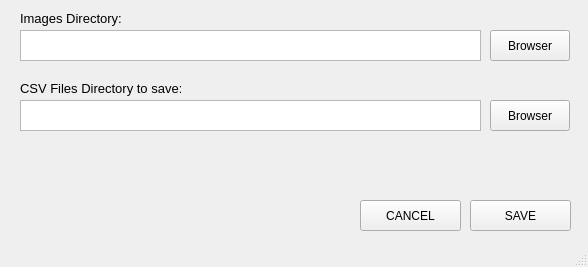
<?xml version="1.0" encoding="UTF-8"?>
<ui version="4.0">
 <class>MainWindow</class>
 <widget class="QMainWindow" name="MainWindow">
  <property name="geometry">
   <rect>
    <x>0</x>
    <y>0</y>
    <width>588</width>
    <height>267</height>
   </rect>
  </property>
  <property name="windowTitle">
   <string>Software Colonometry</string>
  </property>
  <property name="toolButtonStyle">
   <enum>Qt::ToolButtonTextOnly</enum>
  </property>
  <widget class="QWidget" name="centralwidget">
   <widget class="QLabel" name="label">
    <property name="geometry">
     <rect>
      <x>20</x>
      <y>10</y>
      <width>111</width>
      <height>16</height>
     </rect>
    </property>
    <property name="font">
     <font>
      <pointsize>10</pointsize>
     </font>
    </property>
    <property name="text">
     <string>Images Directory:</string>
    </property>
   </widget>
   <widget class="QTextEdit" name="textEdit">
    <property name="geometry">
     <rect>
      <x>20</x>
      <y>30</y>
      <width>461</width>
      <height>31</height>
     </rect>
    </property>
    <property name="font">
     <font>
      <pointsize>11</pointsize>
     </font>
    </property>
   </widget>
   <widget class="QPushButton" name="Browser">
    <property name="geometry">
     <rect>
      <x>490</x>
      <y>30</y>
      <width>80</width>
      <height>31</height>
     </rect>
    </property>
    <property name="text">
     <string>Browser</string>
    </property>
   </widget>
   <widget class="QTextEdit" name="textEdit_2">
    <property name="geometry">
     <rect>
      <x>20</x>
      <y>100</y>
      <width>461</width>
      <height>31</height>
     </rect>
    </property>
    <property name="font">
     <font>
      <pointsize>11</pointsize>
     </font>
    </property>
   </widget>
   <widget class="QPushButton" name="pushButton">
    <property name="geometry">
     <rect>
      <x>490</x>
      <y>100</y>
      <width>80</width>
      <height>31</height>
     </rect>
    </property>
    <property name="text">
     <string>Browser</string>
    </property>
   </widget>
   <widget class="QLabel" name="label_2">
    <property name="geometry">
     <rect>
      <x>20</x>
      <y>80</y>
      <width>161</width>
      <height>16</height>
     </rect>
    </property>
    <property name="font">
     <font>
      <pointsize>10</pointsize>
     </font>
    </property>
    <property name="text">
     <string>CSV Files Directory to save:</string>
    </property>
   </widget>
   <widget class="QPushButton" name="pushButton_2">
    <property name="geometry">
     <rect>
      <x>470</x>
      <y>200</y>
      <width>101</width>
      <height>31</height>
     </rect>
    </property>
    <property name="text">
     <string>SAVE</string>
    </property>
   </widget>
   <widget class="QPushButton" name="pushButton_3">
    <property name="geometry">
     <rect>
      <x>360</x>
      <y>200</y>
      <width>101</width>
      <height>31</height>
     </rect>
    </property>
    <property name="text">
     <string>CANCEL</string>
    </property>
   </widget>
  </widget>
  <widget class="QStatusBar" name="statusbar"/>
 </widget>
 <resources/>
 <connections/>
</ui>
